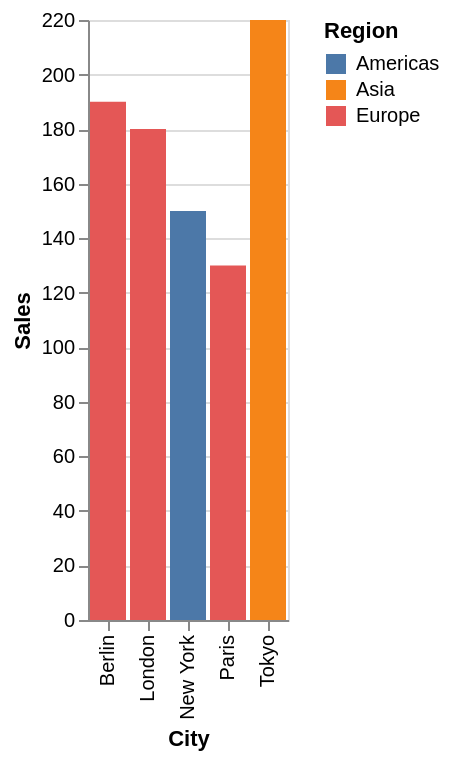

The cell this chart's notebook holds for it:
### Markdown cell above
Altair and (probably overly simple) interactive graphics.

### Code cell
import altair as alt
import pandas as pd

# 1. Prepare your data
df = pd.DataFrame({
    'City': ['New York', 'Tokyo', 'London', 'Paris', 'Berlin'],
    'Sales': [150, 220, 180, 130, 190],
    'Region': ['Americas', 'Asia', 'Europe', 'Europe', 'Europe']
})

# 2. Build the chart
chart = alt.Chart(df).mark_bar().encode(
    x='City:N',          # :N specifies Nominal (categorical) data
    y='Sales:Q',         # :Q specifies Quantitative (numerical) data
    color='Region:N',
    tooltip=['City', 'Sales', 'Region']
).interactive()          # Adds zoom and pan functionality

# 3. Display or save
chart.show()
# chart.save('chart.html')

### Figure 1 — Vega-Lite specification as saved in the notebook (floating-point values rounded to 4 significant figures)
{"config": {"view": {"continuousWidth": 300, "continuousHeight": 300}}, "data": {"name": "data-0a9d3f7c95fa037f81d7606951bd8c40"}, "mark": {"type": "bar"}, "encoding": {"color": {"field": "Region", "type": "nominal"}, "tooltip": [{"field": "City", "type": "nominal"}, {"field": "Sales", "type": "quantitative"}, {"field": "Region", "type": "nominal"}], "x": {"field": "City", "type": "nominal"}, "y": {"field": "Sales", "type": "quantitative"}}, "params": [{"name": "param_1", "select": {"type": "interval", "encodings": ["x", "y"]}, "bind": "scales"}], "$schema": "https://vega.github.io/schema/vega-lite/v5.20.1.json", "datasets": {"data-0a9d3f7c95fa037f81d7606951bd8c40": [{"City": "New York", "Sales": 150, "Region": "Americas"}, {"City": "Tokyo", "Sales": 220, "Region": "Asia"}, {"City": "London", "Sales": 180, "Region": "Europe"}, {"City": "Paris", "Sales": 130, "Region": "Europe"}, {"City": "Berlin", "Sales": 190, "Region": "Europe"}]}}
